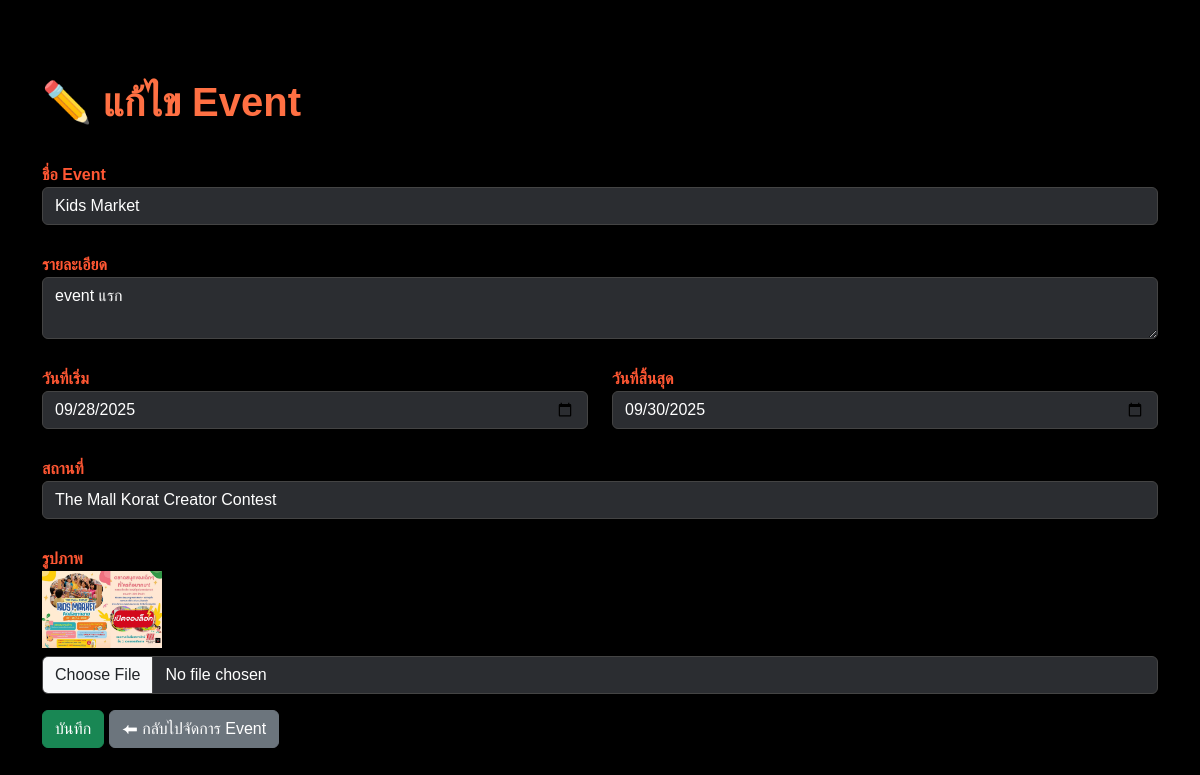
The page /admin/edit_event.php?id=37 (signed in) on the database its author committed.
### tables this page shows
CREATE TABLE `event` (
  `EventID` int(11) NOT NULL,
  `E_Title` varchar(255) NOT NULL,
  `E_Detail` text NOT NULL,
  `E_StartDate` date NOT NULL,
  `E_EndDate` date NOT NULL,
  `E_Location` varchar(255) NOT NULL,
  `E_Image` varchar(255) DEFAULT NULL,
  `status` enum('pending','approved','disapproved') DEFAULT 'pending'
);

### admin/edit_event.php (the view, shortened to what this page needs)
<?php
include __DIR__ . '/../db_connect.php';
$id = intval($_GET['id']);
$result = mysqli_query($conn, "SELECT * FROM event WHERE EventID=$id");
$event = mysqli_fetch_assoc($result);
?>
<!DOCTYPE html>
<html lang="th">
<head>
  <link href="https://cdn.jsdelivr.net/npm/bootstrap@5.3.3/dist/css/bootstrap.min.css" rel="stylesheet">
  <link rel="stylesheet" href="public/admin_event_edit.css">
</head>
<body>
  <div class="container py-5">
    <h1>✏️ แก้ไข Event</h1>
    <form method="post" enctype="multipart/form-data">
      <div class="mb-3">
        <label>ชื่อ Event</label>
        <input type="text" name="E_Title" class="form-control" value="<?= htmlspecialchars($event['E_Title']) ?>" required>
      </div>
      <div class="mb-3">
        <label>รายละเอียด</label>
        <textarea name="E_Detail" class="form-control" required><?= htmlspecialchars($event['E_Detail']) ?></textarea>
      </div>
      <div class="row mb-3">
        <div class="col-md-6">
          <label>วันที่เริ่ม</label>
          <input type="date" name="E_StartDate" class="form-control" value="<?= $event['E_StartDate'] ?>" required>
        </div>
        <div class="col-md-6">
          <label>วันที่สิ้นสุด</label>
          <input type="date" name="E_EndDate" class="form-control" value="<?= $event['E_EndDate'] ?>" required>
        </div>
      </div>
      <div class="mb-3">
        <label>สถานที่</label>
        <input type="text" name="E_Location" class="form-control" value="<?= htmlspecialchars($event['E_Location']) ?>" required>
      </div>
      <div class="mb-3">
        <label>รูปภาพ</label><br>
        <?php if ($event['E_Image']) { ?>
          <img src="../uploads/<?= $event['E_Image'] ?>" width="120" class="mb-2"><br>
        <?php } ?>
        <input type="file" name="E_Image" class="form-control" accept="image/*">
      </div>
      <button type="submit" class="btn btn-success">บันทึก</button>
      <a href="manage_HOME.php" class="btn btn-secondary">⬅ กลับไปจัดการ Event</a>
    </form>
  </div>
</body>
</html>

### admin/public/admin_event_edit.css (style rules this page uses)
body { background: #000000; color: #f5f5f5; font-family: 'Kanit', sans-serif; margin: 0; padding: 30px; }
h1, h2, h3, h4, h5 { font-family: 'Montserrat', sans-serif; font-weight: 700; color: #ff7043; margin-bottom: 25px; }
label { font-weight: 600; color: #ff5733; margin-top: 12px; }
.form-control { background: #2b2d31; border: 1px solid #444; color: #fff; }

### rows shown on the page
event: E_Title "Kids Market", E_Detail "event แรก", E_StartDate "09/28/2025", E_EndDate "09/30/2025", E_Location "The Mall Korat Creator Contest", E_Image (picture)
